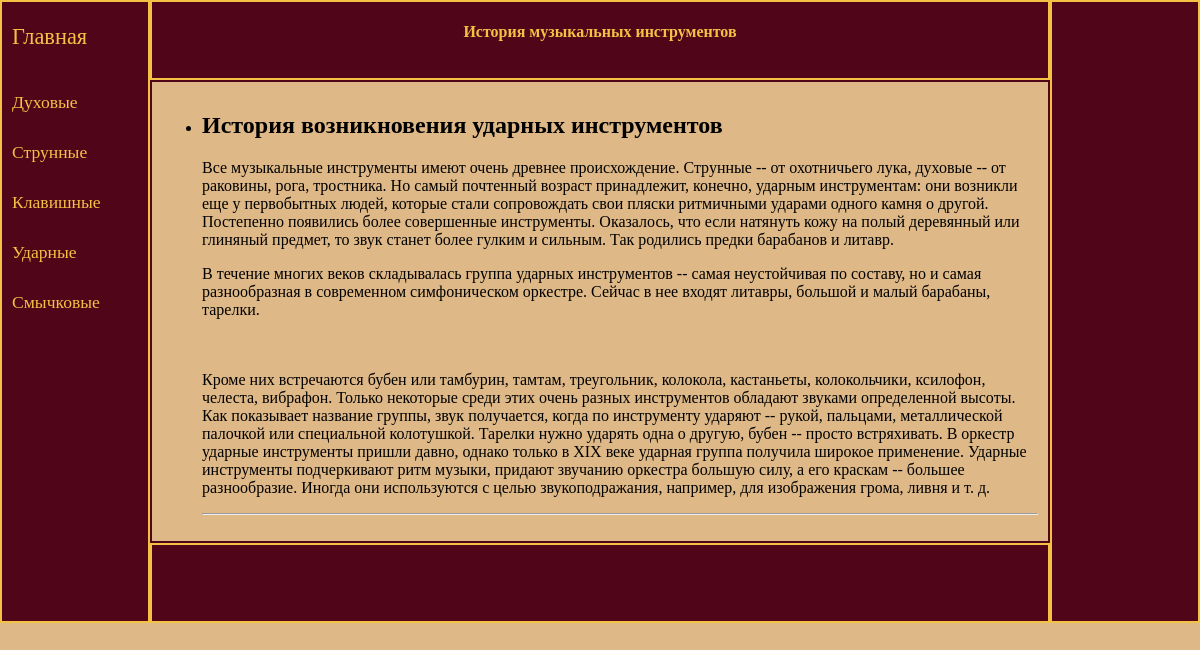
Page /mainpage/drums/ on the committed database.
### mainapp/models.py (models this page shows, shortened)
class Musinst(models.Model):
    title1 = models.CharField(max_length=100)
    text1 = models.TextField()
    time_create1 = models.DateTimeField(auto_now_add=True)
    time_update1 = models.DateTimeField(auto_now=True)
    is_published1 = models.BooleanField(default=True)

### mainapp/views.py (the view)
# urls.py: path('drums/', drums, name='drums'),
def drums(request):
    mus_tab = Musinst.objects.filter(pk=5)
    return render(request, 'mainapp/drums.html', {'mus_tab': mus_tab, 'title': title[4]})

### mainapp/templates/mainapp/drums.html
{% extends 'mainapp/index.html' %}
{% block content %}
<ul>
    {% for m in mus_tab %}
    <li>
        <h2>{{ m.title1 }}</h2>
        <p>{{ m.text1|linebreaks }}</p>
        <hr>
    </li>
    {% endfor %}
</ul>
{% endblock  %}

### mainapp/static/mainapp/css/styles.css (style rules this page uses)
.sitePage { display: grid; margin: 0 auto; grid-template-areas: 'left head right' 'left content right' 'left foot right'; grid-template-columns: 150px 1fr 150px; grid-template-rows: 80px 1fr 80px; background: burlywood; }

### rows in the picture
Musinst: title1 "История возникновения ударных инструментов", text1 "Все музыкальные инструменты имеют очень древнее происхождение. Струнные -- от охотничьего лука, духовые -- от раковины, рога, тростника. Но самый почтенный возраст принадлежит, конечно, ударным инструментам: они возникли еще у первобытных людей, которые стали сопровождать свои пляски ритмичными ударами одного камня о другой. Постепенно появились более совершенные инструменты. Оказалось, что если натянуть кожу на полый деревянный или глиняный предмет, то звук станет более гулким и сильным. Так родились предки барабанов и литавр. В течение многих веков складывалась группа ударных инструментов -- самая неустойчивая по составу, но и самая разнообразная в современном симфоническом оркестре.…"
